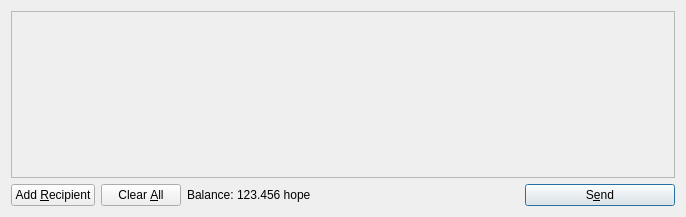
<?xml version="1.0" encoding="UTF-8"?>
<ui version="4.0">
 <class>SendCoinsDialog</class>
 <widget class="QDialog" name="SendCoinsDialog">
  <property name="geometry">
   <rect>
    <x>0</x>
    <y>0</y>
    <width>686</width>
    <height>217</height>
   </rect>
  </property>
  <property name="windowTitle">
   <string>Send Coins</string>
  </property>
  <layout class="QVBoxLayout" name="verticalLayout">
   <item>
    <widget class="QScrollArea" name="scrollArea">
     <property name="widgetResizable">
      <bool>true</bool>
     </property>
     <widget class="QWidget" name="scrollAreaWidgetContents">
      <property name="geometry">
       <rect>
        <x>0</x>
        <y>0</y>
        <width>666</width>
        <height>165</height>
       </rect>
      </property>
      <layout class="QVBoxLayout" name="verticalLayout_2">
       <property name="margin">
        <number>0</number>
       </property>
       <item>
        <layout class="QVBoxLayout" name="entries">
         <property name="spacing">
          <number>6</number>
         </property>
        </layout>
       </item>
       <item>
        <spacer name="verticalSpacer">
         <property name="orientation">
          <enum>Qt::Vertical</enum>
         </property>
         <property name="sizeHint" stdset="0">
          <size>
           <width>20</width>
           <height>40</height>
          </size>
         </property>
        </spacer>
       </item>
      </layout>
     </widget>
    </widget>
   </item>
   <item>
    <layout class="QHBoxLayout" name="horizontalLayout">
     <item>
      <widget class="QPushButton" name="addButton">
       <property name="toolTip">
        <string>Send to multiple recipients at once</string>
       </property>
       <property name="text">
        <string>Add &amp;Recipient</string>
       </property>
       <property name="icon">
        <iconset resource="../bitcoin.qrc">
         <normaloff>:/icons/add</normaloff>:/icons/add</iconset>
       </property>
       <property name="autoDefault">
        <bool>false</bool>
       </property>
      </widget>
     </item>
     <item>
      <widget class="QPushButton" name="clearButton">
       <property name="sizePolicy">
        <sizepolicy hsizetype="Minimum" vsizetype="Fixed">
         <horstretch>0</horstretch>
         <verstretch>0</verstretch>
        </sizepolicy>
       </property>
       <property name="toolTip">
        <string>Remove all transaction fields</string>
       </property>
       <property name="text">
        <string>Clear &amp;All</string>
       </property>
       <property name="icon">
        <iconset resource="../bitcoin.qrc">
         <normaloff>:/icons/remove</normaloff>:/icons/remove</iconset>
       </property>
       <property name="autoRepeatDelay">
        <number>300</number>
       </property>
       <property name="autoDefault">
        <bool>false</bool>
       </property>
      </widget>
     </item>
     <item>
      <layout class="QHBoxLayout" name="horizontalLayout_2">
       <property name="spacing">
        <number>3</number>
       </property>
       <item>
        <widget class="QLabel" name="label">
         <property name="text">
          <string>Balance:</string>
         </property>
        </widget>
       </item>
       <item>
        <widget class="QLabel" name="labelBalance">
         <property name="cursor">
          <cursorShape>IBeamCursor</cursorShape>
         </property>
         <property name="text">
          <string>123.456 hope</string>
         </property>
         <property name="textInteractionFlags">
          <set>Qt::LinksAccessibleByMouse|Qt::TextSelectableByKeyboard|Qt::TextSelectableByMouse</set>
         </property>
        </widget>
       </item>
      </layout>
     </item>
     <item>
      <spacer name="horizontalSpacer">
       <property name="orientation">
        <enum>Qt::Horizontal</enum>
       </property>
       <property name="sizeHint" stdset="0">
        <size>
         <width>40</width>
         <height>20</height>
        </size>
       </property>
      </spacer>
     </item>
     <item>
      <widget class="QPushButton" name="sendButton">
       <property name="minimumSize">
        <size>
         <width>150</width>
         <height>0</height>
        </size>
       </property>
       <property name="toolTip">
        <string>Confirm the send action</string>
       </property>
       <property name="text">
        <string>S&amp;end</string>
       </property>
       <property name="icon">
        <iconset resource="../bitcoin.qrc">
         <normaloff>:/icons/send</normaloff>:/icons/send</iconset>
       </property>
       <property name="default">
        <bool>true</bool>
       </property>
      </widget>
     </item>
    </layout>
   </item>
  </layout>
 </widget>
 <resources>
  <include location="../bitcoin.qrc"/>
 </resources>
 <connections/>
</ui>
